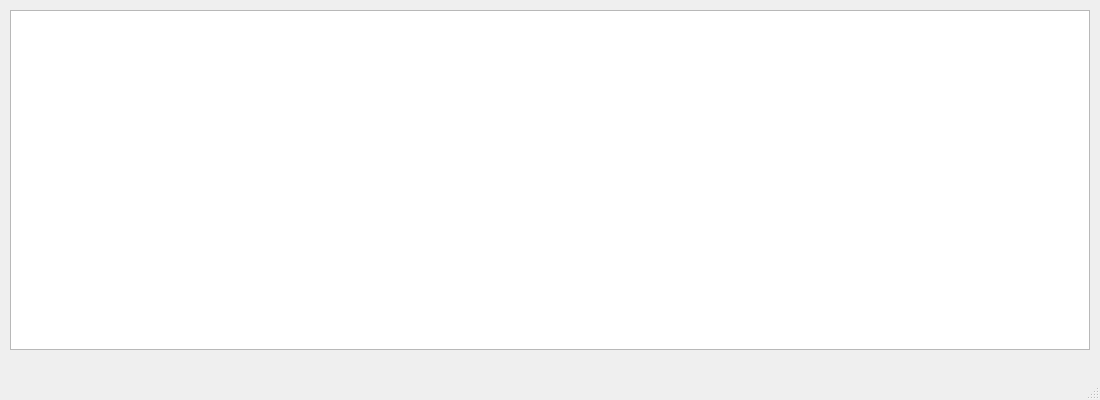
<?xml version="1.0" encoding="UTF-8"?>
<ui version="4.0">
 <class>MainWindow</class>
 <widget class="QMainWindow" name="MainWindow">
  <property name="geometry">
   <rect>
    <x>0</x>
    <y>0</y>
    <width>1100</width>
    <height>400</height>
   </rect>
  </property>
  <property name="windowTitle">
   <string>Эспрессо</string>
  </property>
  <widget class="QWidget" name="centralwidget">
   <widget class="QTableWidget" name="tableWidget">
    <property name="geometry">
     <rect>
      <x>10</x>
      <y>10</y>
      <width>1080</width>
      <height>340</height>
     </rect>
    </property>
   </widget>
  </widget>
  <widget class="QMenuBar" name="menubar">
   <property name="geometry">
    <rect>
     <x>0</x>
     <y>0</y>
     <width>1100</width>
     <height>21</height>
    </rect>
   </property>
  </widget>
  <widget class="QStatusBar" name="statusbar"/>
 </widget>
 <resources/>
 <connections/>
</ui>
